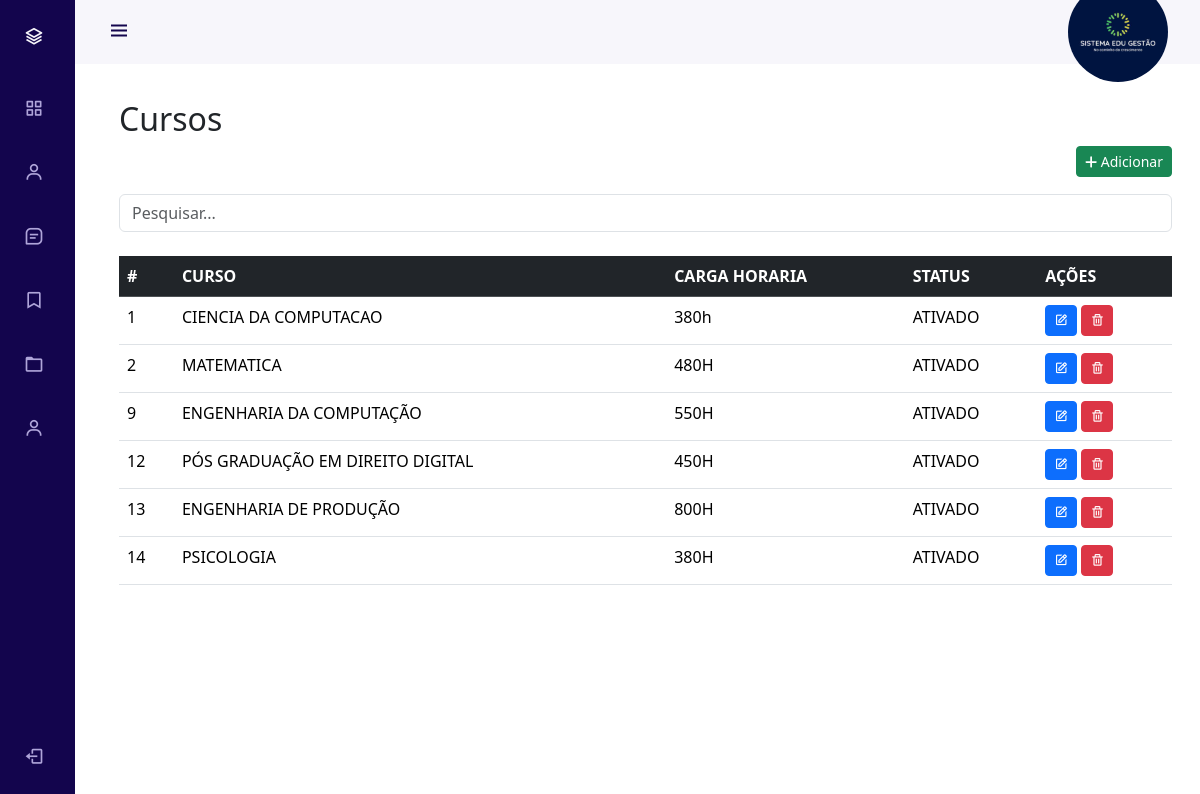
Page /view/courses.php (signed in) on the committed database.
### tables this page shows
CREATE TABLE `cursos` (
  `id` int(11) NOT NULL AUTO_INCREMENT,
  `nome` varchar(100) NOT NULL,
  `origem` set('Exatas','Humanas','Biologicas') DEFAULT NULL,
  `carga_horaria` varchar(10) DEFAULT NULL,
  `descricao` varchar(200) DEFAULT NULL,
  `status` tinyint(4) DEFAULT NULL,
  PRIMARY KEY (`id`)
);

### view/courses.php (the view, shortened to what this page needs)
<?php
require_once('../config/config.php');
try {
    $query = "SELECT * FROM cursos";
    $stmt = $pdo->query($query);
} catch (PDOException $e) {
    echo "Erro: " . $e->getMessage();
}
?>
<!DOCTYPE html>
<html lang="pt-br">
<?php require('./header-in.php'); ?>
<body id="body-pd">
    <?php require('./navBar.php') ?>
    <div class="height-100 main_components" >
        <div class="container">
            <div style="display: flex; justify-content: space-between;">
                <h2 class="text-left">Cursos</h2>
            </div>
            <a class="btn btn-success btn-sm float-end" href="./addCourse.php">
                <i class="fa-solid fa-plus"></i> Adicionar
            </a>
            <br>
            <br>
            <div>
                <input type="text" class="form-control" name="buscar" id="buscar" placeholder="Pesquisar..." />
            </div>
            <br>
            <div class="">
                <table class="table table-hover">
                    <thead class="table-dark">
                        <tr>
                            <th>#</th>
                            <th>CURSO</th>
                            <th>CARGA HORARIA</th>
                            <th>STATUS</th>
                            <th>AÇÕES</th>
                        </tr>
                    </thead>
                    <tbody>
                        <?php
                            while ($row = $stmt->fetch(PDO::FETCH_ASSOC)):
                                $status = ($row['status'] == 1) ? 'ATIVADO' : (($row['status'] == 2) ? 'DESATIVADO' : 'CANCELADO');
                                $class_row = ($row['status'] == 1) ? 'p-3 mb-2 bg-success text-white' : (($row['status'] == 2) ? 'p-3 mb-2 bg-warning text-dark' : 'p-3 mb-2 bg-danger text-white');
                        ?>
                        <tr class="<?php echo $class_row ?>">
                            <td><?php echo $row['id'] ?></td>
                            <td><?php echo $row['nome'] ?></td>
                            <td><?php echo $row['carga_horaria'] ?></td>
                            <td><?php echo $status ?></td>
                            <td>
                                <a href="./editCourse.php?id=<?php echo $row['id']; ?>" class="btn btn-primary btn-sm" title="Editar">
                                    <i class='bx bx-edit'></i>
                                </a>
                                <a href="../controller/DeleteCourseController.php?id=<?php echo $row['id']; ?>" class="btn btn-danger btn-sm" title="Excluir">
                                    <i class='bx bx-trash'></i>
                                </a>
                            </td>
                        </tr>
                        <?php
                            endwhile;
                        ?>
                    </tbody>
                </table>
            </div>
            <br>
            <br>
            <br>
        </div>
    </div>
</body>
</html>

### view/header-in.php (shortened to what this page needs)
<head>
    <link rel="stylesheet" href="../styles/styles.css">
    <link href="https://cdn.jsdelivr.net/npm/bootstrap@5.3.1/dist/css/bootstrap.min.css" rel="stylesheet">
    <link href="https://cdn.jsdelivr.net/npm/boxicons@latest/css/boxicons.min.css" rel="stylesheet">
    <link rel="stylesheet" href="https://cdnjs.cloudflare.com/ajax/libs/font-awesome/6.4.2/css/all.min.css" />
    <link rel="stylesheet" href="https://cdnjs.cloudflare.com/ajax/libs/font-awesome/6.4.2/css/fontawesome.min.css" />
    <link rel="stylesheet" href="https://cdnjs.cloudflare.com/ajax/libs/font-awesome/6.4.2/css/brands.min.css" />
</head>

### view/navBar.php (shortened to what this page needs)
<header class="header" id="header">
        <div class="header_toggle"> <i class='bx bx-menu' id="header-toggle"></i> </div>
        <div class="header_img"> <img src="../images/logo-sistema-edu.jpg" alt=""> </div>
    </header>
<div class="l-navbar" id="nav-bar">
        <nav class="nav">
            <div> <a href="./home.php" class="nav_logo"> <i class='bx bx-layer nav_logo-icon'></i> <span class="nav_logo-name">Sistema Educacional</span> </a>
                <div class="nav_list">
                    <a href="./courses.php" class="nav_link <?php echo ($_SESSION['nivel'] == 2 || $_SESSION['nivel'] == 3) ? 'permissao_por_nivel' : '' ?>">
                        <i class='bx bx-grid-alt nav_icon'></i>
                    </a>
                    <a href="./students.php" class="nav_link <?php echo ($_SESSION['nivel'] == 2 || $_SESSION['nivel'] == 3) ? 'permissao_por_nivel' : '' ?>">
                        <i class='bx bx-user nav_icon'></i>
                    </a>
                    <a href="./subjects.php" class="nav_link <?php echo ($_SESSION['nivel'] == 2 || $_SESSION['nivel'] == 3) ? 'permissao_por_nivel' : '' ?>">
                        <i class='bx bx-message-square-detail nav_icon'></i>
                    </a>
                    <a href="./notes.php" class="nav_link <?php echo ($_SESSION['nivel'] == 2 && $_SESSION['nivel'] == 3) ? 'permissao_por_nivel' : '' ?>">
                        <i class='bx bx-bookmark nav_icon'></i>
                    </a>
                    <a href="./teachers.php" class="nav_link  <?php echo ($_SESSION['nivel'] == 2 || $_SESSION['nivel'] == 3) ? 'permissao_por_nivel' : '' ?>">
                        <i class='bx bx-folder nav_icon'></i>
                    </a>
                    <a href="./users.php" class="nav_link  <?php echo ($_SESSION['nivel'] == 2 || $_SESSION['nivel'] == 3) ? 'permissao_por_nivel' : '' ?>">
                        <i class='bx bx-user nav_icon'></i>
                    </a>
                </div>
            </div>
            <a href="../controller/logoutController.php" class="nav_link">
                <i class='bx bx-log-out nav_icon'></i>
            </a>
        </nav>
    </div>

### styles/styles.css (style rules this page uses)
:root { --header-height: 3rem; --nav-width: 75px; --first-color: #13054d; --first-color-light: #AFA5D9; --white-color: #F7F6FB; --body-font: 'Nunito', sans-serif; --normal-font-size: 1rem; --z-fixed: 100 }
body { position: relative; margin: var(--header-height) 0 0 0; padding: 0 1rem; font-family: var(--body-font); font-size: var(--normal-font-size); transition: .5s }
a { text-decoration: none }
.header { width: 100%; height: var(--header-height); position: fixed; top: 0; left: 0; display: flex; align-items: center; justify-content: space-between; padding: 0 1rem; background-color: var(--white-color); z-index: var(--z-fixed); transition: .5s }
.header_toggle { color: var(--first-color); font-size: 1.5rem; cursor: pointer }
.header_img { display: flex; justify-content: center; border-radius: 50%; overflow: hidden; }
.l-navbar { position: fixed; top: 0; left: -30%; width: var(--nav-width); height: 100vh; background-color: var(--first-color); padding: .5rem 1rem 0 0; transition: .5s; z-index: var(--z-fixed) }
.nav { height: 100%; display: flex; flex-direction: column; justify-content: space-between; overflow: hidden }
.nav_logo, .nav_link { display: grid; grid-template-columns: max-content max-content; align-items: center; column-gap: 1rem; padding: .5rem 0 .5rem 1.5rem; text-decoration: none; }
.nav_logo { margin-bottom: 2rem; text-decoration: none; }
.nav_logo-icon { font-size: 1.25rem; color: var(--white-color) }
.nav_link { position: relative; color: var(--first-color-light); margin-bottom: 1.5rem; transition: .3s; text-decoration: none; }
.nav_icon { font-size: 1.25rem }
.height-100 { height: 100vh }
.main_components { padding-top: 100px; }
@media screen and (min-width: 768px) { body { margin: calc(var(--header-height) + 1rem) 0 0 0; padding-left: calc(var(--nav-width) + 2rem) } }
@media screen and (min-width: 768px) { .header { height: calc(var(--header-height) + 1rem); padding: 0 2rem 0 calc(var(--nav-width) + 2rem) } }
@media screen and (min-width: 768px) { .header_img img { width: 100px } }
@media screen and (min-width: 768px) { .l-navbar { left: 0; padding: 1rem 1rem 0 0 } }

### rows in the picture
cursos: id "1", nome "CIENCIA DA COMPUTACAO", carga_horaria "380h", status "ATIVADO"
cursos: id "2", nome "MATEMATICA", carga_horaria "480H", status "ATIVADO"
cursos: id "9", nome "ENGENHARIA DA COMPUTAÇÃO", carga_horaria "550H", status "ATIVADO"
cursos: id "12", nome "PÓS GRADUAÇÃO EM DIREITO DIGITAL", carga_horaria "450H", status "ATIVADO"
cursos: id "13", nome "ENGENHARIA DE PRODUÇÃO", carga_horaria "800H", status "ATIVADO"
cursos: id "14", nome "PSICOLOGIA", carga_horaria "380H", status "ATIVADO"
